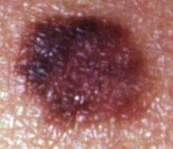
#> input picture 39.jpg, 173 x 149 px
$ jupyter execute 'Quantification of the Asymmetry.ipynb'   (shell and % lines are left out)
#> lines starting #> are read from the running program, lines starting #| are printed output that depends on the picture; after the words box and inside, x2 and y2 are one past the last pixel; in counts of white or black regions, pixels touching at a corner belong together; long printed decimals are rounded
#> further down, original_img is the input picture: shape (149, 173, 3); mean B, G, R 98.2, 100.1, 151.3
### functions.py
import cv2
import numpy as np
from matplotlib import pyplot as plt
from mpl_toolkits.mplot3d import Axes3D
from matplotlib import cm
from skimage.draw import line as skimage_line
import math


# Shows single image, prepared to use with %matplotlib notebook
# @img - source image
# @title - title of image
# @cmap - colormap setting, gray as default
def simg(img, title, cmap="gray"):
    plt.figure(title)
    plt.imshow(img, cmap)
    plt.title(title)
    plt.show()


# Shows single image
# @img - source image
# @title - title of image
# @scale - scale image to original size if arg == "scale"
# [20 lines left out: functions showimage, create_blur_image, not called in this run]


# Calculates expected value of given distribution
# @dist - source distribution
#
# @return EX - expected value
def ex(dist):
    integral = np.sum(dist)
    EX = 0
    for x, p in enumerate(dist):
        EX += x*(p[0]/integral)
    return EX


# Removes uneven ilumination of image
# @img - source image
# @blur_iterations - iterations of GaussianBlur algorithm used on single image
# @kernel_size - size of kernel used in GaussianBlur filter
# @sigma - sigma parameter for GaussianBlur filter
# @img_weight - weight of image array used in blending
# @blur_weight - weight of blur image array used in blending
#
# @return img_gray_filtered - filtered image in grayscale
# [134 lines left out: functions remove_uneven_ilumination, prepare_image_otsu, prepare_image_otsu_slicing, not called in this run]


# Preparing image to lesion detection using peak of image distribution as point of slicing distribution.
# @img - source image
# @kernel_size - size of kernel used in GaussianBlur filter
# @sigma - sigma parameter for GaussianBlur filter
# @blur_iterations - iterations of GaussianBlur algorithm used on single image
# @img_weight - weight of image array used in blending
# @blur_weight - weight of blur image array used in blending
# @median_filter - enable using median filter on output image
# @blur_img - custom blur image for blending
# @optimise_resolution - if True, sets image resolution to 128x128, False as default
# @testing - if True, showing additional plots of distribution, False as default
#
# @reutrn img_mediane - returns thresholded image with effect of median filter if @median_filter is True
# @return img_thresholded - returns thresholded image
def prepare_image_peak_slicing(img, kernel_size=121, sigma=100, blur_iterations=1, img_weight=0.5, blur_weight=0.5,
                  median_filter=False, blur_img=[], optimise_resolution=False, testing=False):


#> called with kernel_size = 121, sigma = 100, blur_iterations = 1, img_weight = 0.5, blur_weight = 0.5, median_filter = True, optimise_resolution = False, testing = False
    if optimise_resolution:
        img = cv2.resize(img, (128, 128), interpolation=cv2.INTER_LANCZOS4)

    if img.ndim == 3:# convert to grayscale
        img = cv2.cvtColor(img, cv2.COLOR_BGR2GRAY)
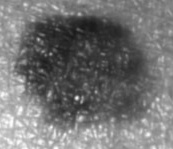
#> img: shape (149, 173); min 23, max 254, mean 115.2

    # prepare blur filter
    if blur_img != []:
        blur = blur_img
    else:
        blur = img
        for i in range(0, blur_iterations):
            blur = cv2.GaussianBlur(blur, (kernel_size, kernel_size), sigma)


    img_gray_filtered = cv2.addWeighted(img, img_weight, -blur, blur_weight, 0)
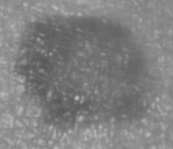
#> img_gray_filtered: shape (149, 173); min 86, max 190, mean 128.2

    # avarage thresholding
    fpb = cv2.calcHist([img_gray_filtered], channels=[0], mask=None, histSize=[256], ranges=[0, 255])
#> fpb = 256 values, max 1017 at index 140, min 0 at index 0, mean 100.7
    ub_ind = int(np.argmax(fpb))
#> ub_ind = 140
    fpb_right_lobe = fpb[ub_ind:2*ub_ind]
#> fpb_right_lobe = 116 values, max 1017 at index 0, min 0 at index 41, mean 71.78
    fpb_right_lobe_ext = np.zeros((ub_ind, 1))
#> fpb_right_lobe_ext = 140 values from 0 to 0
    fpb_right_lobe_ext[:fpb_right_lobe.shape[0], :fpb_right_lobe.shape[1]] = fpb_right_lobe
    fpb_right_lobe_rev = np.flip(fpb_right_lobe_ext)
    fb_prime = np.concatenate((fpb_right_lobe_rev, fpb[ub_ind:]),0)
#> fb_prime = 256 values, max 1017 at index 139, min 0 at index 0, mean 65.05
    fp_prime = fpb - fb_prime
#> fp_prime = 256 values, max 827 at index 112, min -684 at index 139, mean 35.64
    fp_prime = np.abs(fp_prime)
#> fp_prime = 256 values, max 827 at index 112, min 0 at index 0, mean 64.11
    fp_prime = [[x if x>=0 else 0 for x in row] for row in fp_prime]
#> fp_prime = 256 items, first 6: [0], [0], [0], [0], [0], [0]

    ex_fp = ex(fp_prime)
#> in ex, `integral = np.sum(dist)`: integral = 16411
#> after the loop in ex, `for x, p in enumerate(dist):`: EX = 119
#> ex_fp = 119
    ex_fb = ex(fb_prime)
#> ex_fb = 139.5

    T = int((ex_fp + ex_fb)/2)
#> T = 129

    ret, img_thresholded = cv2.threshold(img_gray_filtered, T, 255, cv2.THRESH_BINARY)
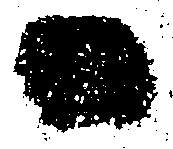
#> img_thresholded: shape (149, 173); 51.5% white; 29 black regions (28 under 20 px), largest, box (x1, y1, x2, y2) and area: (13, 15, 158, 133) 12416
#> ret = 129

    if testing:
        plt.plot(fpb)
        plt.xlabel("Wartośc piksela")
        plt.ylabel("Ilość pikseli")
        plt.title("Oryginalny histogram")
        plt.grid()
        plt.show()

        plt.plot(fpb_right_lobe)
        plt.xlabel("Wartośc piksela")
        plt.ylabel("Ilość pikseli")
        plt.title("Prawy płat oryginalnego histogramu")
        plt.grid()
        plt.show()

        plt.plot(fpb_right_lobe_ext)
        plt.xlabel("Wartośc piksela")
        plt.ylabel("Ilość pikseli")
        plt.title("Rozszerzony prawy płat oryginalnego histogramu")
        plt.grid()
        plt.show()

        plt.plot(fpb_right_lobe_rev)
        plt.xlabel("Wartośc piksela")
        plt.ylabel("Ilość pikseli")
        plt.title("Odwrócony prawy płat histogramu")
        plt.grid()
        plt.show()

        plt.plot(fb_prime)
        plt.xlabel("Wartośc piksela")
        plt.ylabel("Ilość pikseli")
        plt.title("Uzyskany histogram tła")
        plt.grid()
        plt.show()

        plt.plot(fp_prime)
        plt.xlabel("Wartośc piksela")
        plt.ylabel("Ilość pikseli")
        plt.title("Uzyskany histogram zniekształcenia dermatologicznego")
        plt.grid()
        plt.show()

        print("T = {}".format(T))


    # Using median filter (optional)
    if median_filter:
        img_median = cv2.medianBlur(img_thresholded, 5)
#> img_median: shape (149, 173); 50.7% white; 3 black regions (2 under 20 px), largest, box (x1, y1, x2, y2) and area: (14, 15, 157, 132) 12703
        return img_median

    return img_thresholded


# Preparing image to lesion detection using mean value of background calculated with Otsu algorithm as point of
# background corrected distribution slicing, drawing 3d plot in addition
# @img - source image
# @kernel_size - size of kernel used in GaussianBlur filter
# @sigma - sigma parameter for GaussianBlur filter
# @blur_iterations - iterations of GaussianBlur algorithm used on single image
# @img_weight - weight of image array used in blending
# @blur_weight - weight of blur image array used in blending
# @median_filter - enable using median filter on output image
# @blur_img - custom blur image for blending
#
# @reutrn img_mediane - returns thresholded image with effect of median filter if @median_filter is True
# @return img_thresholded - returns thresholded image
# [126 lines left out: functions prepare_image2_otsu_slicing_3dplot, find_pigmented_contour, not called in this run]

# Drawing connected points on image.
# @dest - image to drawn
# @cnt - list of points to connect
# @color - tuple representing color in BGR format
# @thickness - thickness of the drawn line
def connect_points(dest, cnt, color, thickness):
    for i in range(1, cnt.shape[0]):
        cv2.line(dest, (cnt[i][0][0], cnt[i][0][1]), (cnt[i-1][0][0], cnt[i-1][0][1]), color, thickness)

# Creates grayscale image with connected points
# @img - source image
# @cnt - contour to drawn
#
# @return converted - new image with contour
# [9 lines left out: function shape_matrix, not called in this run]


# Finds bounding box of contour.
# @cnt - source contour
#
# @return x, y, w, h - x,y - point of right upper corner; w,h - width and height
def find_bounding_box(cnt):
    return cv2.boundingRect(cnt)


# Finds convex hull of contour.
# @cnt - source contour
#
# @return ... - x,y - points representing convex hull of contour
def find_convex_hull(cnt):
    return cv2.convexHull(cnt)

# Finds normal axe of given axe in between contour points.
# @cnt - source contour
# @pt1 - start point of given axe
# @pt2 - end point of given axe
# @tolerance - tolerance of acceptable mismatch between new axe and contour points.
#
# @return pt1_res, pt2_res - start point and end point of new finded axe
# [83 lines left out: functions find_normal_axe, find_axes, repair_contour, not called in this run]


# Calculate A_p - area of pigmented contour
# @cnt - source contour
#
# @return ... - area of pigmented contour
def calc_A_p(cnt):
    return int(cv2.contourArea(cnt))


# Calculate A_c - area of convex hull.
# @hull - source convex hull
#
# @return ... - area of convex hull
def calc_A_c(hull):
    repaired_hull = repair_contour(hull)
    return int(cv2.contourArea(repaired_hull))


# Calculate A_b - area of bounding box.
# @cnt - source contour
#
# @return ... - area of bounding box
def calc_A_b(cnt):
    x, y, w, h = cv2.boundingRect(cnt)
    return int(w*h)

# Calculate distance between two given points.
# @pt1 - first point
# @pt2 - second point
#
# @return ... - distance between point pt1 and pt2
def calc_length(pt1, pt2):
    return int(math.sqrt((pt2[0] - pt1[0])**2 + (pt2[1] - pt1[1])**2))


# Calculate p_p - perimeter of contour.
# @cnt - source contour
#
# @return ... - perimeter of contour
def calc_p_p(cnt):
    return int(cv2.arcLength(cnt, False))


# Calculate a_b and b_b parameters of contour.
# @cnt - source contour
#
# @return a_b, b_b - sizes of bounding rectangle
def calc_a_b_b_b(cnt):
    x, y, a_b, b_b = cv2.boundingRect(cnt)
    return a_b, b_b


# Calculate entropy of given image (prepared image)
# @prepared_image - source image (prepared with preparing function)
#
# @return entropy - computed entropy of image
# [145 lines left out: functions entropy, assymetry_quantification, border_quantification, create_contour_mask, not called in this run]


# Computes Euclidian distance between two points in three-dimentional space
# @pt1 - first point
# @pt2 - second point
#
# @return .. - computed distance
def bgr_euclidian_distance(pt1, pt2):
    return int(math.sqrt((pt1[0] - pt2[0])**2 + (pt1[1] - pt2[1])**2 + (pt1[2] - pt2[2])**2))


# Computes colour parameters of image
# @img - source image
#
# @return color_counter, B_params, G_params, R_params - computed parameters
# [244 lines left out: functions colour_quantification, GLCM_LR, GLCM_TB, GLCM_TL_BR, GLCM_TR_BL, calc_H and 3 more, not called in this run]


### Quantification of the Asymmetry.ipynb
# Quantification of the Asymmetry

# Introduction

The main objective of this notebook is to fetch asymmetry parameters from given image of dermatology issue.

# Imports

[cell 1]
import cv2
import numpy as np
from matplotlib import pyplot as plt
from functions import *
from skimage.draw import line as skimage_line
import math

# Loading image

[cell 2]
original_img = cv2.imread('39.jpg')

# function from functions.py, basicly shows given image
simg(original_img, "Original image", cmap='gray')

# image thresholding using peak slicing
img = prepare_image_peak_slicing(original_img, median_filter=True)

simg(img, "Prepared image")

# Contour detection

Finding pigmented area using "find contour" function from OpenCV. Contour with longest perimeter is taken as wanted nevi contour. Figures below shows how dilation affects on Canny filter and contour selection methods.

[cell 3]
img_blur = cv2.GaussianBlur(img, (7, 7), sigmaX=1)

img_canny = cv2.Canny(img_blur,100,200)
#> img_canny: shape (149, 173); 2.7% white in thin lines or dots, all inside (x1, y1, x2, y2) = (14, 15, 173, 132)

img_dilation = cv2.dilate(img_canny, np.ones((3, 3), np.uint8), iterations=1)
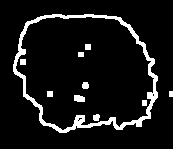
#> img_dilation: shape (149, 173); 8.4% white; 10 white regions

simg(img_canny, "Canny filter effect")
simg(img_dilation, "Canny filter with dilaton effect")

contours, hierarchy = cv2.findContours(img_canny, cv2.RETR_TREE, cv2.CHAIN_APPROX_SIMPLE)
#> contours = 21 contours, 17 with area under 20; largest, box (x1, y1, x2, y2) and area: (14, 15, 157, 132) 12861, (14, 15, 157, 132) 12746, (75, 96, 84, 101) 24, (75, 96, 84, 101) 20
contours_d, hierarchy_d = cv2.findContours(img_dilation, cv2.RETR_TREE, cv2.CHAIN_APPROX_SIMPLE)
#> contours_d = 14 contours, 4 with area under 20; largest, box (x1, y1, x2, y2) and area: (13, 14, 158, 133) 13502, (15, 16, 155, 131) 12115, (74, 95, 85, 102) 52, (82, 82, 89, 89) 32, (93, 114, 100, 121) 30

img_template = original_img.copy()
img_template_dilate = original_img.copy()

max_length = 0
max_length_cnt = None
for i, cnt in enumerate(contours):
    cv2.drawContours(img_template, cnt, -1, (0, 255, 0), 2)
    if cv2.arcLength(cnt,True) > max_length:
        max_length = cv2.arcLength(cnt, True)
        max_length_cnt = cnt
#> this loop made 21 passes
#> max_length on passes 1 to 3: 10.83, 12.83, 513.3
#> cnt on passes 7, 13, 16, 17, 19: [[143, 101], [143, 104], [145, 104], [145, 101]], [[48, 92], [48, 95], [51, 95], [51, 92]], [[85, 83], [87, 85], [85, 87], [83, 85]], [[21, 60], [21, 63], [24, 63], [24, 60]], [[79, 53], [79, 55], [82, 55], [82, 53]]
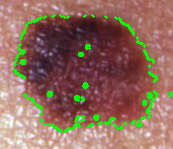
#> img_template: shape (149, 173, 3); 5.16% of pixels changed, all inside (x1, y1, x2, y2) = (13, 14, 173, 133)
#> after the loop, max_length = 513.3; max_length_cnt = contour of 190 points, box (x1, y1, x2, y2) (14, 15, 157, 132), area 12861

for cnt in contours_d:
    cv2.drawContours(img_template_dilate, cnt, -1, (0, 255, 0), 2)
    if cv2.arcLength(cnt,True) > max_length:
        max_length = cv2.arcLength(cnt, True)
        max_length_cnt = cnt
#> this loop made 14 passes
#> cnt on passes 1, 3, 8, 10, 12, 13, 14: [[169, 91], [169, 96], [172, 96], [172, 91]], [[77, 120], [78, 119], [79, 120], [78, 121]], [[142, 100], [142, 105], [146, 105], [146, 100]], [[47, 91], [47, 96], [52, 96], [52, 91]], [[20, 59], [20, 64], [25, 64], [25, 59]], [[78, 52], [78, 56], [83, 56], [83, 52]], [[85, 44], [85, 49], [90, 49], [90, 44]]
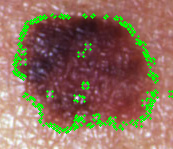
#> img_template_dilate: shape (149, 173, 3); 6.52% of pixels changed, all inside (x1, y1, x2, y2) = (12, 13, 173, 134)
#> after the loop, max_length = 513.3


cv2.drawContours(img_template, max_length_cnt, -1, (0, 0, 255), 2)
#> img_template: shape (149, 173, 3); 2.91% of pixels changed, all inside (x1, y1, x2, y2) = (13, 14, 158, 133)
cv2.drawContours(img_template_dilate, max_length_cnt, -1, (0, 0, 255), 2)
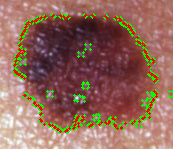
#> img_template_dilate: shape (149, 173, 3); 2.91% of pixels changed, all inside (x1, y1, x2, y2) = (13, 14, 158, 133)
simg(img_template, "Selected contours")
simg(img_template_dilate, "Selected contours of dilated image")

# Finding and drawing contour, convex hull and bounding box
Function <i>connect_points</i> connects given points and draw connected lines on given image. Convex hull and bounding box were found using OpenCV functions.

[cell 4]
def connect_points(dest, cnt, color, thickness):
    for i in range(1, cnt.shape[0]):
        cv2.line(dest, (cnt[i][0][0], cnt[i][0][1]), (cnt[i-1][0][0], cnt[i-1][0][1]), color, thickness)


shapes_image = original_img.copy()
x, y, w, h = cv2.boundingRect(max_length_cnt)
#> x = 14; y = 15; w = 143; h = 117
cv2.rectangle(shapes_image, (x, y), (x+w, y+h), (0, 255, 0), 2)
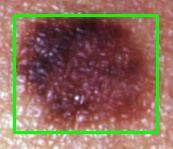
#> shapes_image: shape (149, 173, 3); 6.04% of pixels changed, all inside (x1, y1, x2, y2) = (13, 14, 159, 134)
hull = cv2.convexHull(max_length_cnt)
#> hull = contour of 28 points, box (x1, y1, x2, y2) (14, 15, 157, 132), area 13716

connect_points(shapes_image, hull, (255, 255, 0), 2)
connect_points(shapes_image, max_length_cnt, (255, 0, 0), 2)
#> call 2 of connect_points, with cnt = array of shape (190, 1, 2), color = (255, 0, 0), thickness = 2
#> after the loop in connect_points (call 2), `for i in range(1, cnt.shape[0]):`:
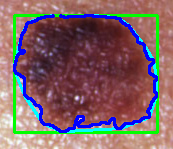
#> dest: shape (149, 173, 3); mean B, G, R 103.7, 101.1, 128

simg(shapes_image, "Contour, convex hull and bounding box", cmap='hsv')

# Finding axes
Function below finding longest axe of contour and returns its points.

[cell 5]
def find_longest_axe2(cnt):

    longest_axe = 0
    pt1_long = None
    pt2_long = None
    for pt1 in cnt:
        for pt2 in cnt:
            lenght = int(math.sqrt((pt2[0][0] - pt1[0][0])**2 + (pt2[0][1] - pt1[0][1])**2))
            if lenght > longest_axe:
                longest_axe = lenght
                pt1_long = pt1
                pt2_long = pt2
#> this loop made 190 passes
#> pt1 on passes 1 to 3: [[53, 15]], [[52, 16]], [[45, 16]]
#> after the loop, longest_axe = 154; pt1_long = [[26, 24]]; pt2_long = [[149, 117]]

    return (pt1_long[0][0], pt1_long[0][1]), (pt2_long[0][0], pt2_long[0][1]), longest_axe

pt1, pt2, length = find_longest_axe2(max_length_cnt)
#> pt1 = (26, 24); pt2 = (149, 117); length = 154

longest_axe_image = original_img.copy()
cv2.line(shapes_image, pt1, pt2, (123, 211, 121), 2)
simg(shapes_image, "Longest axe found")

Function <i>repair_contour</i> adds points of spaces between points of given function to new contour list, in order to make selected contour more consistent. This is necessary procedure to provide successful normal axe search. Function <i>find_normal_axe</i> returns points of normal axe of fiven axe.

[cell 6]
def repair_contour(cnt):
    new_contour = []
    mod = cnt.shape[0]
#> mod = 190
    for i in range(1, cnt.shape[0]+1):
        ind = i%mod
        line_x, line_y = skimage_line(cnt[ind][0][0], cnt[ind][0][1], cnt[ind-1][0][0], cnt[ind-1][0][1])
        for x, y in zip(line_x, line_y):
            new_contour.append([[x, y]])
#> this loop made 190 passes
#> (line_x, line_y) on passes 1 to 3: ([52, 53], [16, 15]), ([45, 46, 47, 48, 49, 50, 51, 52], [16, 16, 16, 16, 16, 16, 16, 16]), ([44, 45], [17, 16])
#> after the loop, new_contour = 642 items

    return np.array(new_contour)

def find_normal_axe(cnt, pt1, pt2):
    S = (int((pt1[0]+pt2[0])/2), int((pt1[1]+pt2[1])/2))
    a_1 = (pt2[1] - pt1[1])/(pt2[0] - pt1[0])
    a_2 = -1/a_1
    b = S[1] - a_2*S[0]
    y_max = max(cnt[:, :, 1])
    y_min = min(cnt[:, :, 1])

    x_max = max(cnt[:, :, 0])
    x_min = min(cnt[:, :, 0])

    print("S = {}, a_1 = {}, a_2 = {}, b = {}, y_max = {}, y_min = {}, x_max = {}, x_min = {}".format(S, a_1, a_2, b, y_max, y_min, x_max, x_min))

    line_y_minus = np.arange(S[1], y_min, a_2, dtype="int16")
    line_y_plus = np.arange(S[1]+1, y_max, -a_2, dtype="int16")

    line_x_minus = np.arange(S[0], x_max, 1, dtype="int16")
    line_x_plus = np.arange(S[0]+1, x_min, -1, dtype="int16")


    print("line_y_plus = {}".format(line_y_plus))
    print("line_y_minus = {}".format(line_y_minus))

    print("line_x_plus = {}".format(line_x_plus))
    print("line_x_minus = {}".format(line_x_minus))

    print("zipped line_y_plus = {}".format(list(zip(line_x_plus, line_y_plus))))
    print("zipped line_y_minus = {}".format(list(zip(line_x_minus, line_y_minus))))

def find_normal_axe2(cnt, pt1, pt2, tolerance=2):
    # Calculate S - point in the middle between pt1 and pt2
#> called with cnt = array of shape (642, 1, 2), pt1 = (26, 24), pt2 = (149, 117), tolerance = 2
    S = (int((pt1[0]+pt2[0])/2), int((pt1[1]+pt2[1])/2))
#> S = (87, 70)

    # Calculate a_1
    a_1 = (pt2[1] - pt1[1])/(pt2[0] - pt1[0])
#> a_1 = 0.756

    # Calculate a_2
    a_2 = -1/a_1
#> a_2 = -1.32

    # Calculate b
    b = S[1] - a_2*S[0]
#> b = 185.1

    # Calculate max_x
    max_x = max(cnt[:,:,0])[0]
#> max_x = 156
    print(max_x)
#| 156

    pt1_res = None
    pt2_res = None

    for x in range(S[0], max_x):
        y = int(a_2*x + b)
        for x_cnt, y_cnt in cnt[:,0,:]:
            if x_cnt-tolerance < x < x_cnt+tolerance and y_cnt-tolerance < y < y_cnt+tolerance:
                pt1_res = (x, y)
                break
#> this loop made 69 passes
#> y on passes 1 to 12: 70, 68, 67, 66, 64, 63, 62, 60, 59, 58, 56, 55

    for x in range(0, S[0]-1):
        y = int(a_2*x + b)
        for x_cnt, y_cnt in cnt[:,0,:]:
            if x_cnt-tolerance < x < x_cnt+1 and y_cnt-tolerance < y < y_cnt+tolerance:
                pt2_res = (x, y)
                break
#> this loop made 86 passes
#> y on passes 1 to 12: 185, 183, 182, 181, 179, 178, 177, 175, 174, 173, 171, 170

    return pt1_res, pt2_res


pt1_res, pt2_res = find_normal_axe2(repair_contour(max_length_cnt), pt1, pt2)
#> pt1_res = (123, 22); pt2_res = (46, 124)

cv2.line(shapes_image, pt1_res, pt2_res, (123, 211, 121), 2)
simg(shapes_image, "Found axes")

Image below shows how repaired contour looks like on original image.

[cell 7]
rep = repair_contour(max_length_cnt)
#> the loop in repair_contour (call 2), `for i in range(1, cnt.shape[0]+1):` made 190 passes
#> rep = 642 rows, first 8: [52, 16], [53, 15], [45, 16], [46, 16], [47, 16], [48, 16], [49, 16], [50, 16]

repaired_img_cnt = original_img.copy()

for x, y in rep[:,0,:]:
    repaired_img_cnt[y][x] = (255, 255, 255)
#> this loop made 642 passes
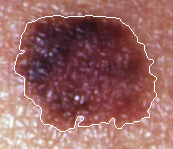
#> repaired_img_cnt: shape (149, 173, 3); 1.75% of pixels changed, all inside (x1, y1, x2, y2) = (14, 15, 157, 132)

simg(repaired_img_cnt, "Repaired contour")

# Calculation of parameters

[cell 8]
repaired_contour_area = cv2.contourArea(rep)
#> repaired_contour_area = 12834.5
print("Area of repaired contour = {}".format(repaired_contour_area))
#| Area of repaired contour = 12834.5

[cell 9]
repaired_hull = repair_contour(hull)
repaired_hull_area = cv2.contourArea(repaired_hull)
print("Area of repaired contour = {}".format(repaired_hull_area))
#| Area of repaired contour = 13028.0

[cell 10]
bounding_box_area = w*h
print("Area of bounding box = {}".format(bounding_box_area))
#| Area of bounding box = 16731

[cell 11]
a_p = length
b_p = int(math.sqrt((pt2_res[0] - pt1_res[0])**2 + (pt2_res[1] - pt1_res[1])**2))
print("Axes of pigmented area, a_p = {}, b_p = {}".format(a_p, b_p))
#| Axes of pigmented area, a_p = 154, b_p = 127

[cell 12]
a_b = h
b_b = w
print("Axes of bounding box, a_b = {}, b_b = {}".format(a_b, b_b))
#| Axes of bounding box, a_b = 117, b_b = 143

[cell 13]
p_p = cv2.arcLength(rep, False)
print("Perimeter of pigmented area = {}".format(p_p))
#| Perimeter of pigmented area = 1465.660

[cell 14]
def entropy(prepared_image):
    sum_of_black = 0
    sum_of_white = 0

    for row in prepared_image:
        for pixel in row:
            if pixel == 0:
                sum_of_black += 1
            elif pixel == 255:
                sum_of_white += 1
#> this loop made 149 passes
    p_white = sum_of_white/(sum_of_black+sum_of_white)
    p_black = sum_of_black/(sum_of_black+sum_of_white)
    entropy = -(p_white*np.log2(p_white) + p_black*np.log2(p_black))
    return entropy

[cell 15]
entropy_of_img = entropy(img)
print("Entropy of image = {}".format(entropy_of_img))
#| Entropy of image = 0.9999
